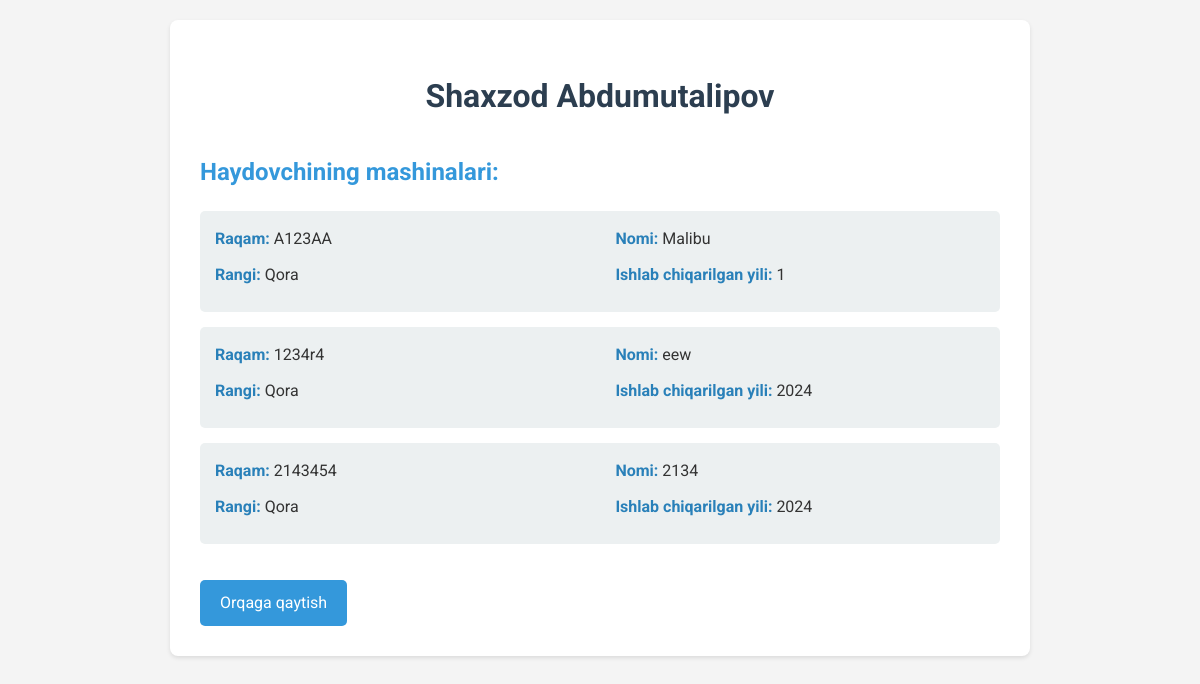
/result/1/, run on an earlier commit of the app's database.
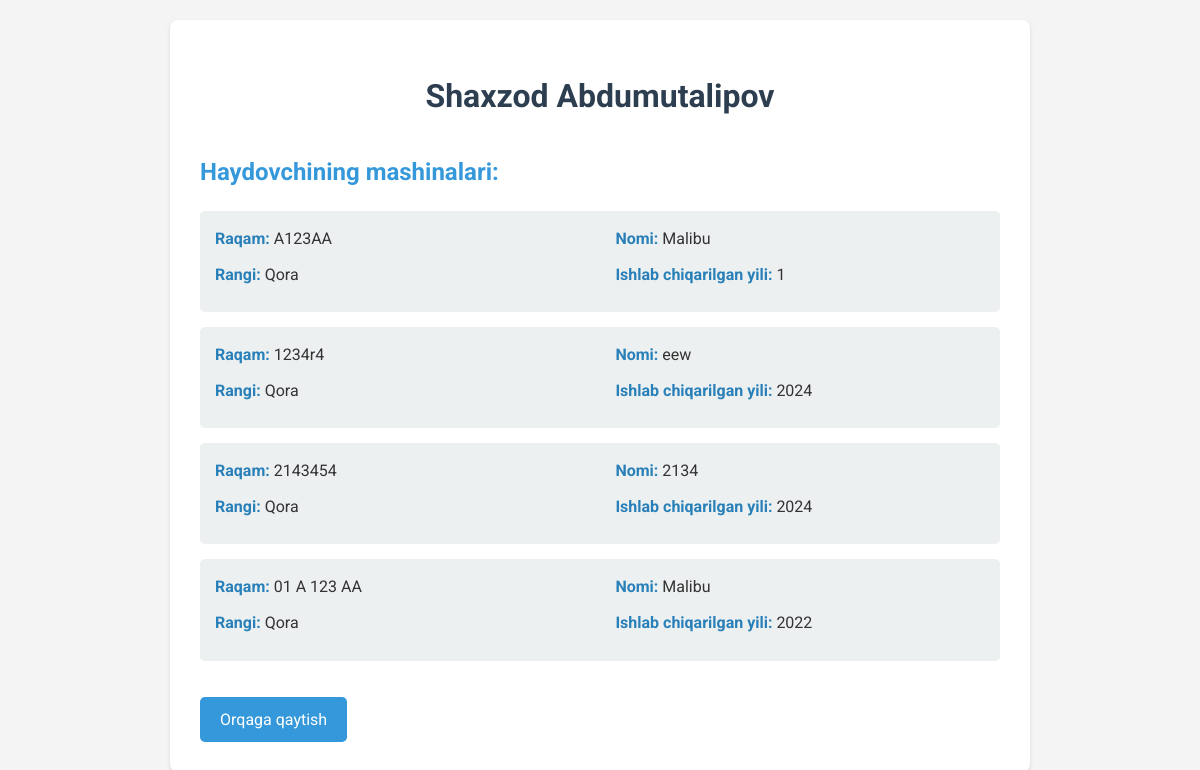
And on a later commit of the database.
### mashina/models.py (models this page shows, shortened)
class Haydovchi(models.Model):
    ism = models.CharField(max_length=50)
    familiya = models.CharField(max_length=50)
    jshshir = models.CharField(max_length=14, unique=True)

class Mashina(models.Model):
    haydovchi = models.ForeignKey(Haydovchi, on_delete=models.CASCADE, related_name='mashinalar')
    raqam = models.CharField(max_length=15, unique=True)
    nomi = models.CharField(max_length=50)
    rangi = models.CharField(max_length=30)
    ishlab_chiqarilgan_yili = models.CharField(max_length=10)

### mashina/views.py (the view)
# urls.py: path('result/<int:haydovchi_id>/', result_page, name='result_page'),
def result_page(request, haydovchi_id):
    haydovchi = get_object_or_404(Haydovchi, id=haydovchi_id)
    mashinalar = haydovchi.mashinalar.all()
    mashina_data = [
        {
            'raqam': mashina.raqam,
            'nomi': mashina.nomi,
            'rangi': mashina.rangi,
            'ishlab_chiqarilgan_yili': mashina.ishlab_chiqarilgan_yili,
        } for mashina in mashinalar
    ]
    return render(request, 'result_page.html', {'haydovchi': haydovchi, 'mashinalar': mashina_data})

### templates/result_page.html (shortened to what this page needs)
<!DOCTYPE html>
<html lang="uz">
<head>
</head>
<body>
    <div class="container">
        <h1>{{ haydovchi.ism }} {{ haydovchi.familiya }}</h1>
        <h2>Haydovchining mashinalari:</h2>
        <ul class="car-list">
            {% for mashina in mashinalar %}
                <li class="car-item">
                    <div class="car-info">
                        <span><strong>Raqam:</strong> {{ mashina.raqam }}</span>
                        <span><strong>Nomi:</strong> {{ mashina.nomi }}</span>
                        <span><strong>Rangi:</strong> {{ mashina.rangi }}</span>
                        <span><strong>Ishlab chiqarilgan yili:</strong> {{ mashina.ishlab_chiqarilgan_yili }}</span>
                    </div>
                </li>
            {% endfor %}
        </ul>
        <a href="/" class="back-button">Orqaga qaytish</a>
    </div>
</body>
</html>

### templates/result_page.html (style rules this page uses)
body { font-family: 'Roboto', sans-serif; line-height: 1.6; color: #333; background-color: #f4f4f4; margin: 0; padding: 20px; }
.container { max-width: 800px; margin: 0 auto; background-color: #fff; padding: 30px; border-radius: 8px; box-shadow: 0 2px 4px rgba(0,0,0,0.1); }
h1 { color: #2c3e50; text-align: center; margin-bottom: 30px; }
h2 { color: #3498db; margin-top: 30px; }
.car-list { list-style-type: none; padding: 0; }
.car-item { background-color: #ecf0f1; margin-bottom: 15px; padding: 15px; border-radius: 5px; transition: transform 0.3s ease; }
.car-info { display: flex; justify-content: space-between; flex-wrap: wrap; }
.car-info span { flex-basis: 48%; margin-bottom: 10px; }
.car-info strong { color: #2980b9; }
.back-button { display: inline-block; background-color: #3498db; color: white; padding: 10px 20px; text-decoration: none; border-radius: 5px; transition: background-color 0.3s ease; margin-top: 20px; }

What changed in the data, as far as the page shows it:
added Mashina: raqam "01 A 123 AA", nomi "Malibu", rangi "Qora", ishlab_chiqarilgan_yili "2022"
Also different on the page:
new list line: "Raqam: Nomi: Rangi: Ishlab chiqarilgan yili:"
